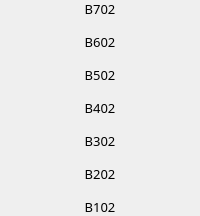
                            <widget class="QFrame" name="frame_61">
                             <property name="frameShape">
                              <enum>QFrame::NoFrame</enum>
                             </property>
                             <property name="frameShadow">
                              <enum>QFrame::Raised</enum>
                             </property>
                             <layout class="QVBoxLayout" name="verticalLayout_69">
                              <property name="spacing">
                               <number>15</number>
                              </property>
                              <property name="leftMargin">
                               <number>0</number>
                              </property>
                              <property name="topMargin">
                               <number>0</number>
                              </property>
                              <property name="rightMargin">
                               <number>0</number>
                              </property>
                              <property name="bottomMargin">
                               <number>0</number>
                              </property>
                              <item>
                               <widget class="QLabel" name="label_79">
                                <property name="font">
                                 <font>
                                  <family>Mitr SemiBold</family>
                                  <pointsize>10</pointsize>
                                 </font>
                                </property>
                                <property name="text">
                                 <string>B702</string>
                                </property>
                                <property name="alignment">
                                 <set>Qt::AlignCenter</set>
                                </property>
                               </widget>
                              </item>
                              <item>
                               <widget class="QLabel" name="label_82">
                                <property name="font">
                                 <font>
                                  <family>Mitr SemiBold</family>
                                  <pointsize>10</pointsize>
                                 </font>
                                </property>
                                <property name="text">
                                 <string>B602</string>
                                </property>
                                <property name="alignment">
                                 <set>Qt::AlignCenter</set>
                                </property>
                               </widget>
                              </item>
                              <item>
                               <widget class="QLabel" name="label_111">
                                <property name="font">
                                 <font>
                                  <family>Mitr SemiBold</family>
                                  <pointsize>10</pointsize>
                                 </font>
                                </property>
                                <property name="text">
                                 <string>B502</string>
                                </property>
                                <property name="alignment">
                                 <set>Qt::AlignCenter</set>
                                </property>
                               </widget>
                              </item>
                              <item>
                               <widget class="QLabel" name="label_112">
                                <property name="font">
                                 <font>
                                  <family>Mitr SemiBold</family>
                                  <pointsize>10</pointsize>
                                 </font>
                                </property>
                                <property name="text">
                                 <string>B402</string>
                                </property>
                                <property name="alignment">
                                 <set>Qt::AlignCenter</set>
                                </property>
                               </widget>
                              </item>
                              <item>
                               <widget class="QLabel" name="label_113">
                                <property name="font">
                                 <font>
                                  <family>Mitr SemiBold</family>
                                  <pointsize>10</pointsize>
                                 </font>
                                </property>
                                <property name="text">
                                 <string>B302</string>
                                </property>
                                <property name="alignment">
                                 <set>Qt::AlignCenter</set>
                                </property>
                               </widget>
                              </item>
                              <item>
                               <widget class="QLabel" name="label_114">
                                <property name="font">
                                 <font>
                                  <family>Mitr SemiBold</family>
                                  <pointsize>10</pointsize>
                                 </font>
                                </property>
                                <property name="text">
                                 <string>B202</string>
                                </property>
                                <property name="alignment">
                                 <set>Qt::AlignCenter</set>
                                </property>
                               </widget>
                              </item>
                              <item>
                               <widget class="QLabel" name="label_115">
                                <property name="font">
                                 <font>
                                  <family>Mitr SemiBold</family>
                                  <pointsize>10</pointsize>
                                 </font>
                                </property>
                                <property name="text">
                                 <string>B102</string>
                                </property>
                                <property name="alignment">
                                 <set>Qt::AlignCenter</set>
                                </property>
                               </widget>
                              </item>
                             </layout>
                            </widget>
